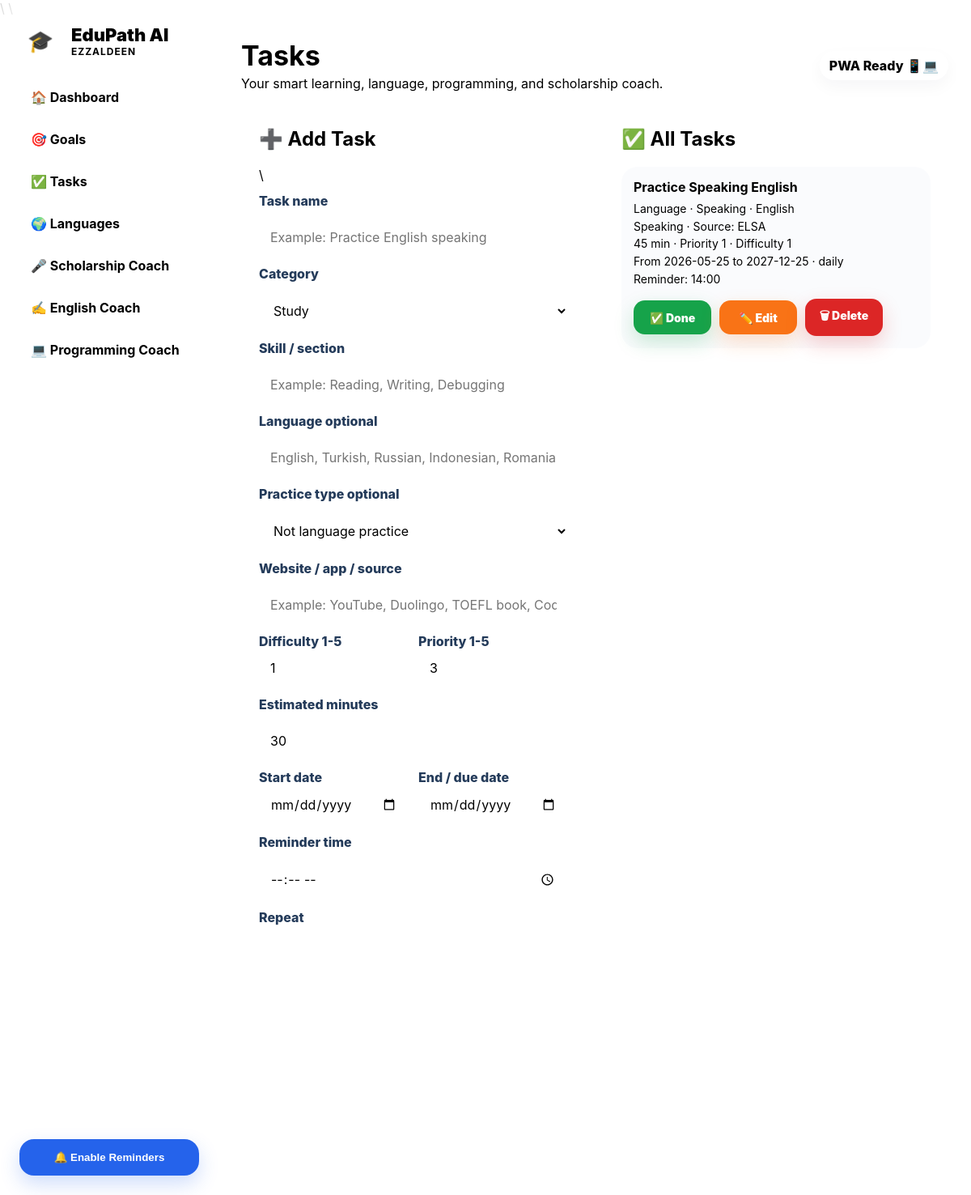
The page /tasks on the database its author committed.
### app/__init__.py (models this page shows)
class StudyTask(db.Model):
    id = db.Column(db.Integer, primary_key=True)
    goal_id = db.Column(db.Integer, db.ForeignKey("goal.id"), nullable=True)
    title = db.Column(db.String(220), nullable=False)
    category = db.Column(db.String(80), nullable=False, default="Study")
    skill = db.Column(db.String(100), nullable=False, default="General")
    language = db.Column(db.String(80), nullable=True)
    practice_type = db.Column(db.String(80), nullable=True)
    source = db.Column(db.String(180), nullable=True)
    difficulty = db.Column(db.Integer, nullable=False, default=1)
    priority = db.Column(db.Integer, nullable=False, default=3)
    estimated_minutes = db.Column(db.Integer, nullable=False, default=30)
    start_date = db.Column(db.String(40), nullable=True)
    due_date = db.Column(db.String(40), nullable=True)
    reminder_time = db.Column(db.String(20), nullable=True)
    repeat_type = db.Column(db.String(40), nullable=False, default="daily")
    status = db.Column(db.String(30), nullable=False, default="pending")
    review_count = db.Column(db.Integer, nullable=False, default=0)
    last_reviewed = db.Column(db.String(40), nullable=True)
    notes = db.Column(db.Text, nullable=True)
    goal = db.relationship("Goal", backref="tasks")

### app/__init__.py (the view, shortened to what this page needs)
    @app.route("/tasks", methods=["GET", "POST"])
    def tasks():
        all_tasks = StudyTask.query.order_by(
            StudyTask.status.asc(),
            StudyTask.priority.desc(),
            StudyTask.difficulty.asc(),
            StudyTask.id.desc(),
        ).all()
        return render_template("tasks.html", tasks=all_tasks)

### app/templates/tasks.html (shortened to what this page needs)
{% extends "base.html" %}
{% block page_title %}Tasks{% endblock %}
{% block content %}
<section class="grid-2">
    <div class="card">
        <h2>➕ Add Task</h2>
        <form method="POST" class="form">
            {% set task = None %}
            {% include "_task_form.html" %}
            <button type="submit">💾 Save Task</button>
        </form>
    </div>
    <div class="card">
        <h2>✅ All Tasks</h2>
        {% for task in tasks %}
            <div class="task-card {{ task.status }}">
                <div>
                    <strong>{{ task.title }}</strong>
                    <span>{{ task.category }} · {{ task.skill }} · {{ task.language or "No language" }}</span>
                    <span>{{ task.practice_type or "General" }} · Source: {{ task.source or "not set" }}</span>
                    <span>{{ task.estimated_minutes }} min · Priority {{ task.priority }} · Difficulty {{ task.difficulty }}</span>
                    <span>From {{ task.start_date or "not set" }} to {{ task.due_date or "not set" }} · {{ task.repeat_type }}</span>
                    <span>Reminder: {{ task.reminder_time or "not set" }}</span>
                </div>
                <div class="actions">
                    {% if task.status == "pending" %}
                        <a class="small-button success" href="{{ url_for('mark_task_done', task_id=task.id) }}">✅ Done</a>
                    {% else %}
                        <a class="small-button cancel" href="{{ url_for('mark_task_pending', task_id=task.id) }}">↩ Pending</a>
                    {% endif %}
                    <a class="small-button warning" href="{{ url_for('edit_task', task_id=task.id) }}">✏️ Edit</a>
                    <a class="small-button danger" href="{{ url_for('delete_task', task_id=task.id) }}">🗑 Delete</a>
                </div>
            </div>
        {% else %}
            <p class="muted">No tasks yet.</p>
        {% endfor %}
    </div>
</section>
{% endblock %}

### app/static/css/style.css (style rules this page uses)
* { box-sizing: border-box; }
body { margin: 0; font-family: Inter, ui-sans-serif, system-ui, -apple-system, BlinkMacSystemFont, "Segoe UI", Arial, sans-serif; background: radial-gradient(circle at top left, rgba(37, 99, 235, 0.18), transparent 32%), radial-gradient(circle at bottom right, rgba(124, 58, 237, 0.18), transparent 32%), var(--bg); color: var(--text); min-height: 100vh; }
.grid-2 { display: grid; grid-template-columns: repeat(2, minmax(0, 1fr)); gap: 22px; margin-bottom: 22px; }
.card, .stat-card, .skill-card { background: var(--card); border: 1px solid var(--border); border-radius: 26px; padding: 22px; box-shadow: var(--shadow); backdrop-filter: blur(20px); }
.card h2, .card h3 { margin-top: 0; }
.item, .task-card, .task-mini { border: 1px solid var(--border); background: rgba(248, 250, 252, 0.75); border-radius: 20px; padding: 15px; margin-bottom: 12px; }
.item strong, .task-mini strong, .task-card strong { display: block; margin-bottom: 6px; font-size: 16px; }
.item span, .task-mini span, .task-card span { display: block; color: var(--muted); line-height: 1.55; font-size: 14px; }
.form { display: flex; flex-direction: column; gap: 12px; }
button, .button, .small-button { display: inline-flex; align-items: center; justify-content: center; text-decoration: none; border: 0; border-radius: 16px; padding: 12px 16px; background: var(--primary); color: white; font-weight: 850; cursor: pointer; transition: 0.2s; }
.small-button { padding: 8px 11px; font-size: 13px; }
.success { background: var(--green); }
.danger { background: var(--danger); }
.actions { display: flex; flex-wrap: wrap; gap: 8px; margin-top: 10px; }
button, .button, .small-button, .actions a, .form button { color: #ffffff !important; background: #2563eb !important; border: 2px solid transparent !important; min-height: 42px; min-width: 96px; gap: 7px; opacity: 1 !important; visibility: visible !important; text-shadow: none !important; box-shadow: 0 10px 24px rgba(37, 99, 235, 0.22) !important; }
button[type="submit"], .form button[type="submit"] { background: #2563eb !important; color: #ffffff !important; }
.small-button { font-size: 14px !important; font-weight: 900 !important; padding: 9px 14px !important; border-radius: 14px !important; }
.small-button.success, .success { background: #16a34a !important; color: #ffffff !important; box-shadow: 0 10px 24px rgba(22, 163, 74, 0.22) !important; }
.small-button.danger, .danger { background: #dc2626 !important; color: #ffffff !important; box-shadow: 0 10px 24px rgba(220, 38, 38, 0.22) !important; }
.small-button.warning, .warning { background: #f97316 !important; color: #ffffff !important; box-shadow: 0 10px 24px rgba(249, 115, 22, 0.22) !important; }
.actions { display: flex !important; flex-wrap: wrap !important; gap: 10px !important; align-items: center !important; }
.actions a { text-decoration: none !important; }
.task-card .actions, .item .actions { margin-top: 14px !important; }

### rows shown on the page
StudyTask: title "Practice Speaking English", category "Language", skill "Speaking", language "English", practice_type "Speaking", source "ELSA", estimated_minutes "45", priority "1", difficulty "1", start_date "2026-05-25", due_date "2027-12-25", repeat_type "daily", reminder_time "14:00"

### other values the page prints
form field category "Study"
form field practice_type "Not language practice"
form field repeat_type "daily"
